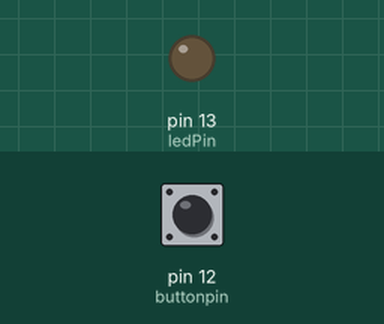
The sketch below on a simulated Arduino Uno, built with avr-gcc and run on an emulated ATmega328P. Shown: output pins drawn as LEDs (lit = HIGH). Dashed ring = blinking. The test bench sets the inputs (shaded band); at power-on: pin 12 (buttonpin) HIGH. What the sketch prints to the serial monitor is not drawn.

Above: at 0.17 s.
At 1.2 s:
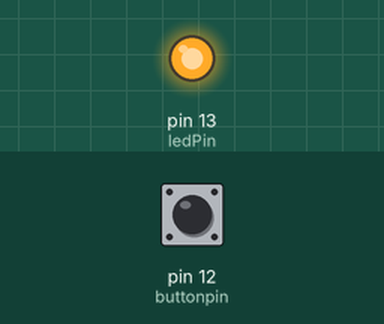
1.3 s: pin 12 (buttonpin) pulled LOW for 3.2 s
At 4.67 s:
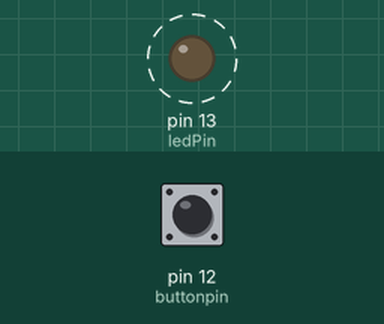
Timing chart, 0 to 12.0 s (numbered marks = the images above; inputs shaded):
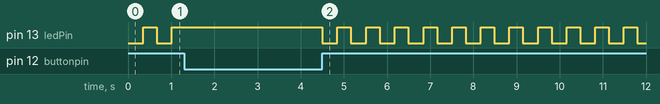

The sketch:

light_blinker_button.ino
```cpp
// These variables store the flash pattern
// and the current state of the LED

int ledPin =  13;      // the number of the LED pin
int ledState = LOW;             // ledState used to set the LED
unsigned long previousMillis = 0;        // will store last time LED was updated
long OnTime = 310;           // milliseconds of on-time
long OffTime = 350; // milliseconds of off-time

int buttonpin = 12;

int blinked = HIGH;

void setup()
{
  // set the digital pin as output:
  pinMode(ledPin, OUTPUT);
  pinMode(12,INPUT_PULLUP);
  Serial.begin(9600);
}

void loop()
{
  Serial.println(digitalRead(buttonpin));

  if (digitalRead(buttonpin) == blinked) {
    OnBlink();
  }

}

void OnBlink() {
  // check to see if it's time to change the state of the LED
  unsigned long currentMillis = millis();

  if((ledState == HIGH) && (currentMillis - previousMillis >= OnTime))
  {
    ledState = LOW;  // Turn it off
    previousMillis = currentMillis;  // Remember the time
    digitalWrite(ledPin, ledState);  // Update the actual LED
  }
  else if ((ledState == LOW) && (currentMillis - previousMillis >= OffTime))
  {
    ledState = HIGH;  // turn it on
    previousMillis = currentMillis;   // Remember the time
    digitalWrite(ledPin, ledState);    // Update the actual LED
  }
}
```
